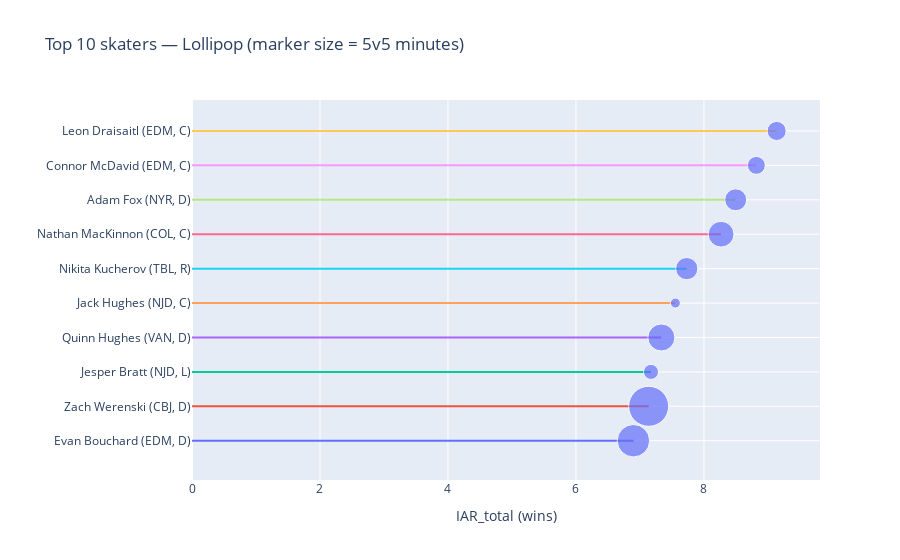

The notebook cell saved with this chart:
### Code cell
fig3_top = lollipop(top10, "Top 10 skaters — Lollipop (marker size = 5v5 minutes)", ascending=True)
fig3_top.show()

### Figure 1 — Plotly figure (JSON) as saved in the notebook; plotly's stock layout.template omitted (floating-point values rounded to 4 significant figures)
{"data": [{"hoverinfo": "skip", "mode": "lines", "showlegend": false, "type": "scatter", "x": [0, 6.898], "y": ["Evan Bouchard (EDM, D)", "Evan Bouchard (EDM, D)"]}, {"hoverinfo": "skip", "mode": "lines", "showlegend": false, "type": "scatter", "x": [0, 7.136], "y": ["Zach Werenski (CBJ, D)", "Zach Werenski (CBJ, D)"]}, {"hoverinfo": "skip", "mode": "lines", "showlegend": false, "type": "scatter", "x": [0, 7.172], "y": ["Jesper Bratt (NJD, L)", "Jesper Bratt (NJD, L)"]}, {"hoverinfo": "skip", "mode": "lines", "showlegend": false, "type": "scatter", "x": [0, 7.334], "y": ["Quinn Hughes (VAN, D)", "Quinn Hughes (VAN, D)"]}, {"hoverinfo": "skip", "mode": "lines", "showlegend": false, "type": "scatter", "x": [0, 7.553], "y": ["Jack Hughes (NJD, C)", "Jack Hughes (NJD, C)"]}, {"hoverinfo": "skip", "mode": "lines", "showlegend": false, "type": "scatter", "x": [0, 7.731], "y": ["Nikita Kucherov (TBL, R)", "Nikita Kucherov (TBL, R)"]}, {"hoverinfo": "skip", "mode": "lines", "showlegend": false, "type": "scatter", "x": [0, 8.267], "y": ["Nathan MacKinnon (COL, C)", "Nathan MacKinnon (COL, C)"]}, {"hoverinfo": "skip", "mode": "lines", "showlegend": false, "type": "scatter", "x": [0, 8.496], "y": ["Adam Fox (NYR, D)", "Adam Fox (NYR, D)"]}, {"hoverinfo": "skip", "mode": "lines", "showlegend": false, "type": "scatter", "x": [0, 8.818], "y": ["Connor McDavid (EDM, C)", "Connor McDavid (EDM, C)"]}, {"hoverinfo": "skip", "mode": "lines", "showlegend": false, "type": "scatter", "x": [0, 9.136], "y": ["Leon Draisaitl (EDM, C)", "Leon Draisaitl (EDM, C)"]}, {"customdata": [[1549.0, 4.31, 2.515, 0.07288], [1744.0, 6.436, 0.3044, 0.3958], [1101.0, 1.947, 4.693, 0.5313], [1409.0, 3.938, 3.309, 0.08697], [970.5, 2.806, 4.178, 0.5697], [1286.0, 3.134, 4.694, -0.0974], [1377.0, 4.907, 3.321, 0.03978], [1279.0, 5.427, 3.306, -0.2373], [1175.0, 5.185, 3.572, 0.0615], [1205.0, 5.105, 3.976, 0.05473]], "hovertemplate": "<b>%{y}</b><br>IAR_total=%{x:.2f}<br>5v5 minutes=%{customdata[0]:.0f}<br>IAR_5v5=%{customdata[1]:.2f}<br>IAR_PP=%{customdata[2]:.2f}<br>IAR_PK=%{customdata[3]:.2f}<extra></extra>", "marker": {"size": [32.43, 40.0, 15.08, 27.02, 10, 22.26, 25.79, 21.96, 17.95, 19.11]}, "mode": "markers", "showlegend": false, "text": ["Evan Bouchard (EDM, D)", "Zach Werenski (CBJ, D)", "Jesper Bratt (NJD, L)", "Quinn Hughes (VAN, D)", "Jack Hughes (NJD, C)", "Nikita Kucherov (TBL, R)", "Nathan MacKinnon (COL, C)", "Adam Fox (NYR, D)", "Connor McDavid (EDM, C)", "Leon Draisaitl (EDM, C)"], "type": "scatter", "x": [6.898, 7.136, 7.172, 7.334, 7.553, 7.731, 8.267, 8.496, 8.818, 9.136], "y": ["Evan Bouchard (EDM, D)", "Zach Werenski (CBJ, D)", "Jesper Bratt (NJD, L)", "Quinn Hughes (VAN, D)", "Jack Hughes (NJD, C)", "Nikita Kucherov (TBL, R)", "Nathan MacKinnon (COL, C)", "Adam Fox (NYR, D)", "Connor McDavid (EDM, C)", "Leon Draisaitl (EDM, C)"]}], "layout": {"autosize": true, "title": {"text": "Top 10 skaters — Lollipop (marker size = 5v5 minutes)"}, "xaxis": {"autorange": true, "range": [0, 9.783], "title": {"text": "IAR_total (wins)"}, "type": "linear"}, "yaxis": {"autorange": true, "range": [-2.03, 10.45], "title": {"text": ""}, "type": "category"}}}
